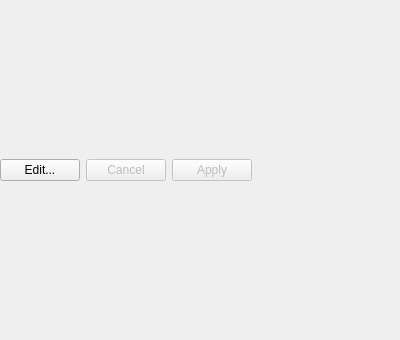
<?xml version="1.0" encoding="UTF-8"?>
<ui version="4.0">
 <class>ResultsWidgetBase</class>
 <widget class="QWidget" name="ResultsWidgetBase">
  <property name="geometry">
   <rect>
    <x>0</x>
    <y>0</y>
    <width>400</width>
    <height>340</height>
   </rect>
  </property>
  <property name="windowTitle">
   <string>Form</string>
  </property>
  <layout class="QVBoxLayout" name="verticalLayout">
   <property name="leftMargin">
    <number>0</number>
   </property>
   <property name="topMargin">
    <number>0</number>
   </property>
   <property name="rightMargin">
    <number>0</number>
   </property>
   <property name="bottomMargin">
    <number>0</number>
   </property>
   <item>
    <layout class="QHBoxLayout" name="horizontalLayout">
     <item>
      <widget class="QPushButton" name="edit_button">
       <property name="minimumSize">
        <size>
         <width>0</width>
         <height>0</height>
        </size>
       </property>
       <property name="text">
        <string>Edit...</string>
       </property>
      </widget>
     </item>
     <item>
      <widget class="QPushButton" name="cancel_button">
       <property name="enabled">
        <bool>false</bool>
       </property>
       <property name="text">
        <string>Cancel</string>
       </property>
      </widget>
     </item>
     <item>
      <widget class="QPushButton" name="apply_button">
       <property name="enabled">
        <bool>false</bool>
       </property>
       <property name="text">
        <string>Apply</string>
       </property>
      </widget>
     </item>
     <item>
      <spacer name="horizontalSpacer">
       <property name="orientation">
        <enum>Qt::Horizontal</enum>
       </property>
       <property name="sizeHint" stdset="0">
        <size>
         <width>40</width>
         <height>20</height>
        </size>
       </property>
      </spacer>
     </item>
    </layout>
   </item>
  </layout>
 </widget>
 <resources/>
 <connections/>
</ui>
